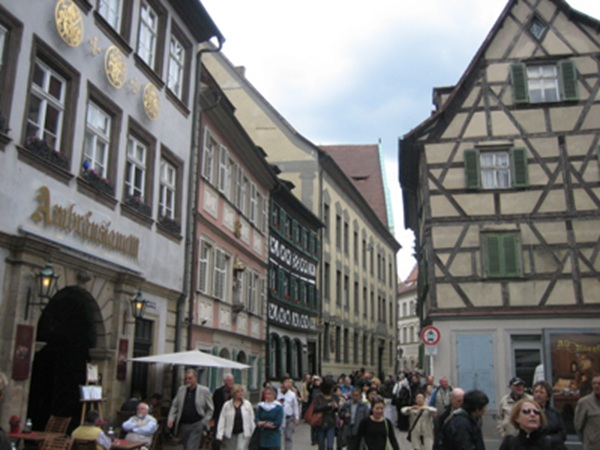
#> input picture hw4/city.jpg, 600 x 450 px, found by its file name
$ python hough.py
#> lines starting #> are read from the running program, lines starting #| are printed output that depends on the picture; after the words box and inside, x2 and y2 are one past the last pixel; in counts of white or black regions, pixels touching at a corner belong together; long printed decimals are rounded
import cv2
import numpy as np
import math
import random

I = cv2.imread('multiDSP/hw4/city.jpg')
#> I is the input picture: shape (450, 600, 3); mean B, G, R 112.4, 113.8, 114.5
gray = cv2.cvtColor(I, cv2.COLOR_BGR2GRAY)
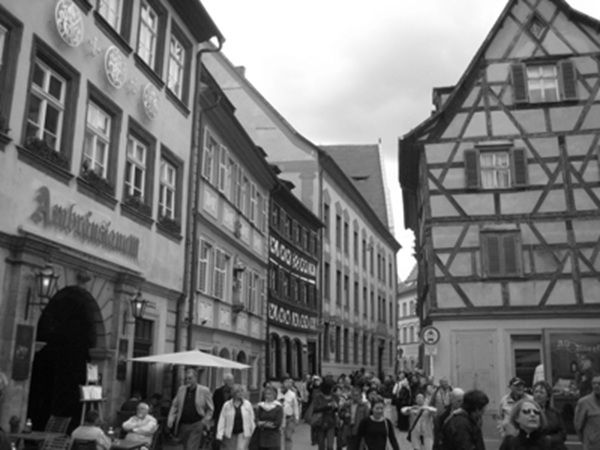
#> gray: shape (450, 600); min 0, max 255, mean 113.9
cv2.imwrite('multiDSP/hw4/city_hough_gray.jpg', gray)
edges = cv2.Canny(gray, 50, 150, apertureSize = 3)
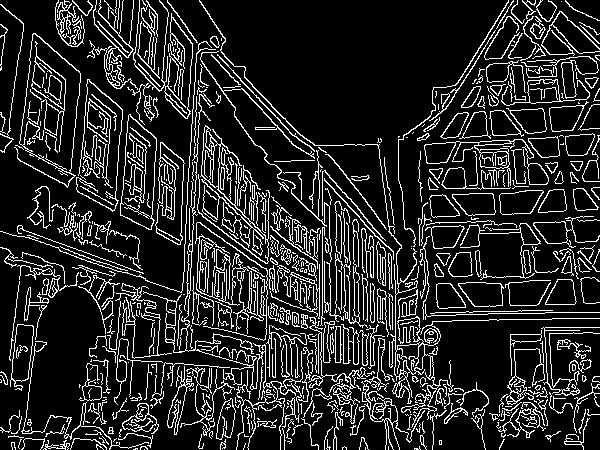
#> edges: shape (450, 600); 15.4% white in thin lines or dots
cv2.imwrite('multiDSP/hw4/city_hough_edges.jpg', edges)
hough = cv2.HoughLines(edges, rho = 1, theta = np.pi/180, threshold = 230)
#> hough = [[2, 2.29], [-49, 2.36], [-52, 2.36], [-121, 2.41], [322, 1.55], [132, 2.06], [51, 2.2]]
for i in range(6):
    rho = hough[i][0][0]
    theta = hough[i][0][1]
    color = (random.randint(0,255),random.randint(0,255),random.randint(0,255))
    a = math.cos(theta)
    b = math.sin(theta)
    x0 = a * rho
    y0 = b * rho
    pt1 = (int(x0 + 1000*(-b)), int(y0 + 1000*(a)))
    pt2 = (int(x0 - 1000*(-b)), int(y0 - 1000*(a)))
    cv2.line(I, pt1,pt2,color,3)
    print('line',i+1, 'is color', color, ', and rho and theta are', rho, 'and', theta)
#> this loop made 6 passes
#> (rho, theta, a, b, x0, y0, pt1, pt2) on passes 1 to 6: (2, 2.29, -0.656, 0.755, -1.31, 1.51, (-756, -654), (753, 657)), (-49, 2.36, -0.707, 0.707, 34.65, -34.65, (-672, -741), (741, 672)), (-52, 2.36, -0.707, 0.707, 36.77, -36.77, (-670, -743), (743, 670)), (-121, 2.41, -0.743, 0.669, 89.92, -80.96, (-579, -824), (759, 662)), (322, 1.55, 0.0175, 1, 5.62, 322, (-994, 339), (1005, 304)), (132, 2.06, -0.469, 0.883, -61.97, 116.5, (-944, -352), (820, 586))
#| line 1 is color (197, 215, 20) , and rho and theta are 2.0 and 2.286
#| line 2 is color (132, 248, 207) , and rho and theta are -49.0 and 2.356
#| line 3 is color (155, 244, 183) , and rho and theta are -52.0 and 2.356
#| line 4 is color (111, 71, 144) , and rho and theta are -121.0 and 2.409
#| line 5 is color (71, 48, 128) , and rho and theta are 322.0 and 1.553
#| line 6 is color (75, 158, 50) , and rho and theta are 132.0 and 2.059
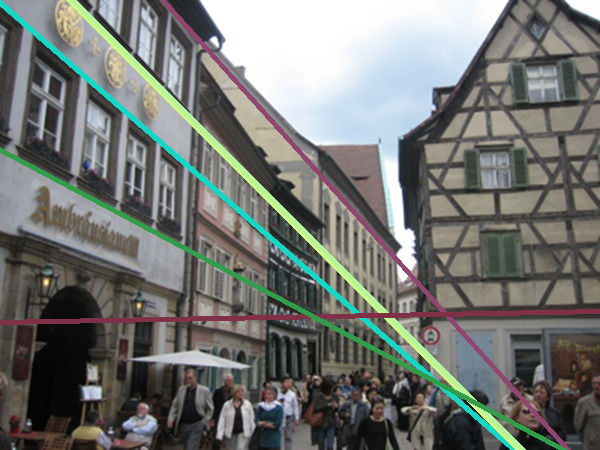
#> I: shape (450, 600, 3); 6.35% of pixels changed, all inside (x1, y1, x2, y2) = (0, 0, 600, 450)
cv2.imwrite('multiDSP/hw4/city_hough.jpg', I)

# 1. Obtain a binary edge image using any of the techniques discussed earlier in this section.
# 2. Specify subdivisions in the rho-theta-plane.
# 3. Examine the counts of the accumulator cells for high pixel concentrations.
# 4. Examine the relationship (principally for continuity) between pixels in a chosen cell.
